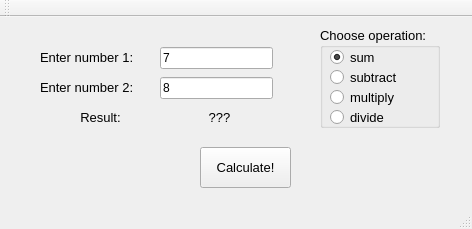
<?xml version="1.0" encoding="UTF-8"?>
<ui version="4.0">
 <class>MainWindow</class>
 <widget class="QMainWindow" name="MainWindow">
  <property name="geometry">
   <rect>
    <x>0</x>
    <y>0</y>
    <width>472</width>
    <height>229</height>
   </rect>
  </property>
  <property name="windowTitle">
   <string>MainWindow</string>
  </property>
  <widget class="QWidget" name="centralWidget">
   <widget class="QLineEdit" name="lineEdit">
    <property name="geometry">
     <rect>
      <x>160</x>
      <y>30</y>
      <width>113</width>
      <height>22</height>
     </rect>
    </property>
    <property name="text">
     <string>7</string>
    </property>
   </widget>
   <widget class="QLineEdit" name="lineEdit_2">
    <property name="geometry">
     <rect>
      <x>160</x>
      <y>60</y>
      <width>113</width>
      <height>22</height>
     </rect>
    </property>
    <property name="text">
     <string>8</string>
    </property>
   </widget>
   <widget class="QGroupBox" name="groupBox">
    <property name="geometry">
     <rect>
      <x>320</x>
      <y>10</y>
      <width>120</width>
      <height>101</height>
     </rect>
    </property>
    <property name="font">
     <font>
      <pointsize>10</pointsize>
     </font>
    </property>
    <property name="title">
     <string>Choose operation:</string>
    </property>
    <property name="flat">
     <bool>false</bool>
    </property>
    <property name="checkable">
     <bool>false</bool>
    </property>
    <widget class="QRadioButton" name="sum">
     <property name="geometry">
      <rect>
       <x>10</x>
       <y>20</y>
       <width>100</width>
       <height>20</height>
      </rect>
     </property>
     <property name="font">
      <font>
       <pointsize>10</pointsize>
      </font>
     </property>
     <property name="text">
      <string>sum</string>
     </property>
     <property name="checked">
      <bool>true</bool>
     </property>
    </widget>
    <widget class="QRadioButton" name="sub">
     <property name="geometry">
      <rect>
       <x>10</x>
       <y>40</y>
       <width>100</width>
       <height>20</height>
      </rect>
     </property>
     <property name="font">
      <font>
       <pointsize>10</pointsize>
      </font>
     </property>
     <property name="text">
      <string>subtract</string>
     </property>
    </widget>
    <widget class="QRadioButton" name="mul">
     <property name="geometry">
      <rect>
       <x>10</x>
       <y>60</y>
       <width>100</width>
       <height>20</height>
      </rect>
     </property>
     <property name="font">
      <font>
       <pointsize>10</pointsize>
      </font>
     </property>
     <property name="text">
      <string>multiply</string>
     </property>
    </widget>
    <widget class="QRadioButton" name="div">
     <property name="geometry">
      <rect>
       <x>10</x>
       <y>80</y>
       <width>100</width>
       <height>20</height>
      </rect>
     </property>
     <property name="font">
      <font>
       <pointsize>10</pointsize>
      </font>
     </property>
     <property name="text">
      <string>divide</string>
     </property>
    </widget>
   </widget>
   <widget class="QLabel" name="label">
    <property name="geometry">
     <rect>
      <x>40</x>
      <y>30</y>
      <width>111</width>
      <height>21</height>
     </rect>
    </property>
    <property name="font">
     <font>
      <pointsize>10</pointsize>
     </font>
    </property>
    <property name="text">
     <string>Enter number 1:</string>
    </property>
   </widget>
   <widget class="QLabel" name="label_2">
    <property name="geometry">
     <rect>
      <x>40</x>
      <y>60</y>
      <width>111</width>
      <height>21</height>
     </rect>
    </property>
    <property name="font">
     <font>
      <pointsize>10</pointsize>
     </font>
    </property>
    <property name="text">
     <string>Enter number 2:</string>
    </property>
   </widget>
   <widget class="QLabel" name="label_3">
    <property name="geometry">
     <rect>
      <x>50</x>
      <y>90</y>
      <width>101</width>
      <height>21</height>
     </rect>
    </property>
    <property name="font">
     <font>
      <pointsize>10</pointsize>
     </font>
    </property>
    <property name="text">
     <string>Result:</string>
    </property>
    <property name="textFormat">
     <enum>Qt::AutoText</enum>
    </property>
    <property name="alignment">
     <set>Qt::AlignCenter</set>
    </property>
   </widget>
   <widget class="QLabel" name="label_4">
    <property name="geometry">
     <rect>
      <x>190</x>
      <y>90</y>
      <width>59</width>
      <height>21</height>
     </rect>
    </property>
    <property name="font">
     <font>
      <pointsize>10</pointsize>
     </font>
    </property>
    <property name="text">
     <string>???</string>
    </property>
    <property name="alignment">
     <set>Qt::AlignCenter</set>
    </property>
   </widget>
   <widget class="QPushButton" name="pushButton">
    <property name="geometry">
     <rect>
      <x>200</x>
      <y>130</y>
      <width>91</width>
      <height>41</height>
     </rect>
    </property>
    <property name="font">
     <font>
      <pointsize>10</pointsize>
     </font>
    </property>
    <property name="text">
     <string>Calculate!</string>
    </property>
   </widget>
  </widget>
  <widget class="QMenuBar" name="menuBar">
   <property name="geometry">
    <rect>
     <x>0</x>
     <y>0</y>
     <width>472</width>
     <height>19</height>
    </rect>
   </property>
  </widget>
  <widget class="QToolBar" name="mainToolBar">
   <attribute name="toolBarArea">
    <enum>TopToolBarArea</enum>
   </attribute>
   <attribute name="toolBarBreak">
    <bool>false</bool>
   </attribute>
  </widget>
  <widget class="QStatusBar" name="statusBar"/>
 </widget>
 <layoutdefault spacing="6" margin="11"/>
 <resources/>
 <connections/>
</ui>
